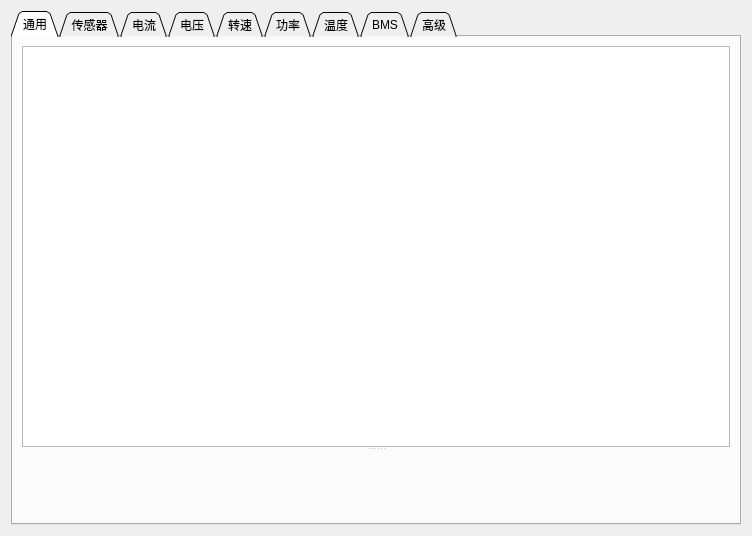
<?xml version="1.0" encoding="UTF-8"?>
<ui version="4.0">
 <class>PageMotor</class>
 <widget class="QWidget" name="PageMotor">
  <property name="geometry">
   <rect>
    <x>0</x>
    <y>0</y>
    <width>752</width>
    <height>536</height>
   </rect>
  </property>
  <property name="windowTitle">
   <string>Form</string>
  </property>
  <layout class="QVBoxLayout" name="verticalLayout">
   <item>
    <widget class="QTabWidget" name="tabWidget">
     <property name="tabShape">
      <enum>QTabWidget::Triangular</enum>
     </property>
     <property name="currentIndex">
      <number>0</number>
     </property>
     <widget class="QWidget" name="tab">
      <attribute name="title">
       <string>通用</string>
      </attribute>
      <layout class="QVBoxLayout" name="verticalLayout_2">
       <item>
        <widget class="QSplitter" name="splitter">
         <property name="orientation">
          <enum>Qt::Vertical</enum>
         </property>
         <widget class="ParamTable" name="motorTab"/>
         <widget class="DirSetup" name="dirSetup" native="true"/>
        </widget>
       </item>
      </layout>
     </widget>
     <widget class="QWidget" name="tab_9">
      <attribute name="title">
       <string>传感器</string>
      </attribute>
      <layout class="QVBoxLayout" name="verticalLayout_10">
       <item>
        <widget class="ParamTable" name="sensorsTab"/>
       </item>
      </layout>
     </widget>
     <widget class="QWidget" name="tab_2">
      <attribute name="title">
       <string>电流</string>
      </attribute>
      <layout class="QVBoxLayout" name="verticalLayout_3">
       <item>
        <widget class="ParamTable" name="currentTab"/>
       </item>
      </layout>
     </widget>
     <widget class="QWidget" name="tab_3">
      <attribute name="title">
       <string>电压</string>
      </attribute>
      <layout class="QVBoxLayout" name="verticalLayout_4">
       <item>
        <widget class="ParamTable" name="voltageTab"/>
       </item>
       <item>
        <widget class="BatteryCalculator" name="batteryCalc" native="true"/>
       </item>
      </layout>
     </widget>
     <widget class="QWidget" name="tab_6">
      <attribute name="title">
       <string>转速</string>
      </attribute>
      <layout class="QVBoxLayout" name="verticalLayout_7">
       <item>
        <widget class="ParamTable" name="rpmTab"/>
       </item>
      </layout>
     </widget>
     <widget class="QWidget" name="tab_7">
      <attribute name="title">
       <string>功率</string>
      </attribute>
      <layout class="QVBoxLayout" name="verticalLayout_8">
       <item>
        <widget class="ParamTable" name="wattageTab"/>
       </item>
      </layout>
     </widget>
     <widget class="QWidget" name="tab_4">
      <attribute name="title">
       <string>温度</string>
      </attribute>
      <layout class="QVBoxLayout" name="verticalLayout_5">
       <item>
        <widget class="ParamTable" name="tempTab"/>
       </item>
      </layout>
     </widget>
     <widget class="QWidget" name="tab_8">
      <attribute name="title">
       <string>BMS</string>
      </attribute>
      <layout class="QVBoxLayout" name="verticalLayout_9">
       <item>
        <widget class="ParamTable" name="bmsTab"/>
       </item>
      </layout>
     </widget>
     <widget class="QWidget" name="tab_5">
      <attribute name="title">
       <string>高级</string>
      </attribute>
      <layout class="QVBoxLayout" name="verticalLayout_6">
       <item>
        <widget class="ParamTable" name="advancedTab"/>
       </item>
      </layout>
     </widget>
    </widget>
   </item>
  </layout>
 </widget>
 <customwidgets>
  <customwidget>
   <class>ParamTable</class>
   <extends>QTableWidget</extends>
   <header>widgets/paramtable.h</header>
  </customwidget>
  <customwidget>
   <class>BatteryCalculator</class>
   <extends>QWidget</extends>
   <header>widgets/batterycalculator.h</header>
   <container>1</container>
  </customwidget>
  <customwidget>
   <class>DirSetup</class>
   <extends>QWidget</extends>
   <header>widgets/dirsetup.h</header>
   <container>1</container>
  </customwidget>
 </customwidgets>
 <resources/>
 <connections/>
</ui>
